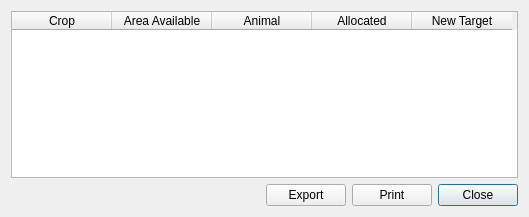
<ui version="4.0" >
 <class>ModelTargets</class>
 <widget class="QDialog" name="ModelTargets" >
  <property name="geometry" >
   <rect>
    <x>0</x>
    <y>0</y>
    <width>529</width>
    <height>217</height>
   </rect>
  </property>
  <property name="windowTitle" >
   <string>Model Targets</string>
  </property>
  <layout class="QGridLayout" >
   <item row="1" column="3" >
    <widget class="QPushButton" name="pbnClose" >
     <property name="text" >
      <string>Close</string>
     </property>
    </widget>
   </item>
   <item row="1" column="1" >
    <widget class="QPushButton" name="pbnExport" >
     <property name="text" >
      <string>Export</string>
     </property>
    </widget>
   </item>
   <item row="1" column="2" >
    <widget class="QPushButton" name="pbnPrint" >
     <property name="text" >
      <string>Print</string>
     </property>
    </widget>
   </item>
   <item row="1" column="0" >
    <spacer>
     <property name="orientation" >
      <enum>Qt::Horizontal</enum>
     </property>
     <property name="sizeHint" >
      <size>
       <width>40</width>
       <height>20</height>
      </size>
     </property>
    </spacer>
   </item>
   <item row="0" column="0" colspan="4" >
    <widget class="QSplitter" name="splitter" >
     <property name="orientation" >
      <enum>Qt::Vertical</enum>
     </property>
     <widget class="QTableWidget" name="tblFallow" >
      <property name="toolTip" >
       <string>&lt;html>&lt;head>&lt;meta name="qrichtext" content="1" />&lt;style type="text/css">
p, li { white-space: pre-wrap; }
&lt;/style>&lt;/head>&lt;body style=" font-family:'Sans Serif'; font-size:9pt; font-weight:400; font-style:normal; text-decoration:none;">
&lt;p style=" margin-top:0px; margin-bottom:0px; margin-left:0px; margin-right:0px; -qt-block-indent:0; text-indent:0px;">Select a crop here to see and/or edit it's properties below.&lt;/p>&lt;/body>&lt;/html></string>
      </property>
      <property name="whatsThis" >
       <string>&lt;html>&lt;head>&lt;meta name="qrichtext" content="1" />&lt;style type="text/css">
p, li { white-space: pre-wrap; }
&lt;/style>&lt;/head>&lt;body style=" font-family:'Sans Serif'; font-size:9pt; font-weight:400; font-style:normal; text-decoration:none;">
&lt;p style=" margin-top:0px; margin-bottom:0px; margin-left:0px; margin-right:0px; -qt-block-indent:0; text-indent:0px;">In order to enable Landuse Analyst to model any crop, several details must be entered to define specific varieties. Crop Manager asks for general information about the crop in this section. You might want to have more than one strain of the same variety, however, which is allowed.&lt;/p>
&lt;p style=" margin-top:12px; margin-bottom:12px; margin-left:0px; margin-right:0px; -qt-block-indent:0; text-indent:0px;">To define different strains of the same variety is quite easy. Let's say you want to have two kinds of wheat for example. The Name: field is Wheat for both, but in Notes: field, enter Hard Red for one, and Soft White for the other. Then adjust the other parameters as you wish. Even though the name is the same, the crop is saved uniquely.&lt;/p>&lt;/body>&lt;/html></string>
      </property>
      <property name="alternatingRowColors" >
       <bool>true</bool>
      </property>
      <property name="selectionMode" >
       <enum>QAbstractItemView::SingleSelection</enum>
      </property>
      <property name="selectionBehavior" >
       <enum>QAbstractItemView::SelectRows</enum>
      </property>
      <column>
       <property name="text" >
        <string>Crop</string>
       </property>
      </column>
      <column>
       <property name="text" >
        <string>Area Available</string>
       </property>
      </column>
      <column>
       <property name="text" >
        <string>Animal</string>
       </property>
      </column>
      <column>
       <property name="text" >
        <string>Allocated</string>
       </property>
      </column>
      <column>
       <property name="text" >
        <string>New Target</string>
       </property>
      </column>
     </widget>
    </widget>
   </item>
  </layout>
 </widget>
 <resources/>
 <connections>
  <connection>
   <sender>pbnClose</sender>
   <signal>clicked()</signal>
   <receiver>ModelTargets</receiver>
   <slot>close()</slot>
   <hints>
    <hint type="sourcelabel" >
     <x>515</x>
     <y>207</y>
    </hint>
    <hint type="destinationlabel" >
     <x>524</x>
     <y>216</y>
    </hint>
   </hints>
  </connection>
  <connection>
   <sender>pbnClose</sender>
   <signal>clicked()</signal>
   <receiver>ModelTargets</receiver>
   <slot>close()</slot>
   <hints>
    <hint type="sourcelabel" >
     <x>462</x>
     <y>194</y>
    </hint>
    <hint type="destinationlabel" >
     <x>151</x>
     <y>187</y>
    </hint>
   </hints>
  </connection>
 </connections>
</ui>
